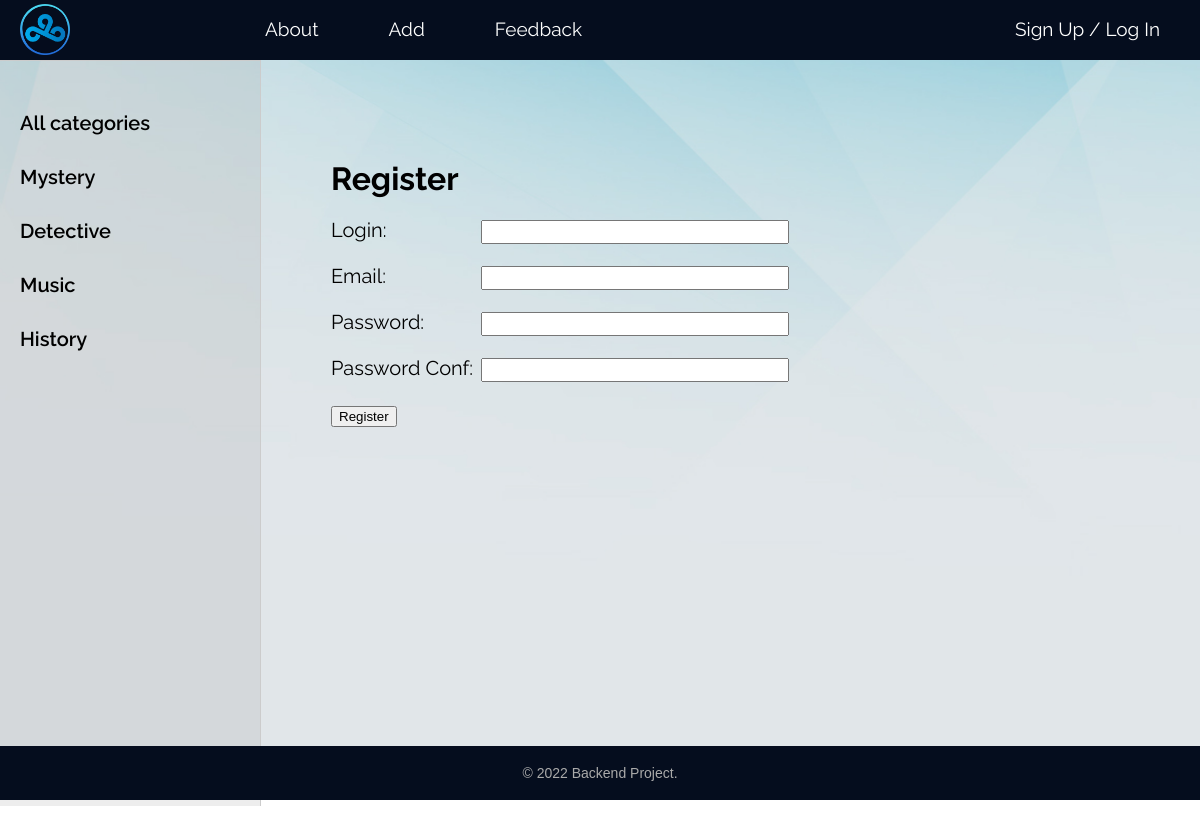
Screenshot of /register/ with the database file from the repository.
### forum/models.py (models this page shows, shortened)
class Category(models.Model):
    name = models.CharField(max_length=100, db_index=True)
    slug = models.SlugField(max_length=255, unique=True, db_index = True)
    def get_absolute_url(self):
        return reverse('category', kwargs={'cat_slug': self.slug})
    class Meta:
        ordering = ['id']
        verbose_name_plural = 'Categories'

### forum/views.py (the view, shortened to what this page needs)
# urls.py: path('register/', RegisterUser.as_view(), name='register'),
class RegisterUser(DataMixin, CreateView):
    form_class = RegisterUserForm
    template_name = 'forum/register.html'
    success_url = reverse_lazy('login')
    def get_context_data(self, *, object_list=None, **kwargs):
        context = super().get_context_data(**kwargs)
        context['menu'] = menu
        context['title'] = 'Register'
        return context

### forum/forms.py
class RegisterUserForm(UserCreationForm):
    username = forms.CharField(label='Login', widget=forms.TextInput(attrs={'class': 'form-input'}))
    email = forms.EmailField(label='Email', widget=forms.EmailInput(attrs={'class': 'form-input'}))
    password1 = forms.CharField(label='Password', widget=forms.PasswordInput(attrs={'class': 'form-input'}))
    password2 = forms.CharField(label='Password Conf', widget=forms.PasswordInput(attrs={'class': 'form-input'}))
    class Meta:
        model = User
        fields = ('username', 'email', 'password1', 'password2')

### forum/templatetags/forum_tags.py (called while the page is built)
@register.simple_tag(name='getcats')
def get_categories(filter=None):
    if not filter:
        return Category.objects.all()
    else:
        return Category.objects.filter(pk=filter)

### forum/templates/forum/register.html (shortened to what this page needs)
{% extends 'forum/base.html' %}
{% block content %}
<h1>{{title}}</h1>
<form method="post">
    {% for f in form %}
        <p><label class="form-label" for="{{ f.id_for_label }}">{{f.label}}: </label>{{ f }}</p>
    {% endfor %}
    <button type="submit">Register</button>
</form>
{% endblock %}

### forum/templates/forum/base.html (shortened to what this page needs)
{% load static %}
{% load forum_tags %}
<!DOCTYPE html>
<html>
<head>
	<link type="text/css" href="{% static 'forum/css/styles.css' %}" rel="stylesheet" />
</head>
<body>
<table class="table-page" border=0 cellpadding="0" cellspacing="0">
<tr><td valign=top>
{% block mainmenu %}
		<div class="header">
			<ul id="mainmenu" class="mainmenu">
			<li class="logo"><a href="{% url 'home' %}"><div class="logo"><img src="{% static 'forum/images/cloud9.png' %}" alt="" width="50px"></div></a></li>
            {% for m in menu %}
                <li><a href="{% url m.url_name %}">{{m.title}}</a></li>
                {% endfor %}
                {% if request.user.is_authenticated %}
                <li class="last"><a href="{% url 'user_profile' user.id  %}">{{user.username}}</a> / <a href="{% url 'logout' %}">LogOut</a></li>
                {% else %}
                <li class="last"><a href="{% url 'register' %}">Sign Up</a> / <a href="{% url 'login' %}">Log In</a></li>
                {% endif %}
            </ul>
                    </div>
            {% endblock mainmenu %}
<table class="table-content" border=0 cellpadding="0" cellspacing="0">
<tr>
	<td valign="top" class="left-chapters">
        {% getcats as categories %}
	<ul id="leftchapters">
{% if cat_selected == 0 %}
		<li class="selected">All categories</li>
{% else %}
        <li><a href="{% url 'home' %}">All categories</a></li>
{% endif %}
{% for c in categories %}
    {% if c.pk == cat_selected %}
		    <li class="selected">{{c.name}}</li>
    {% else %}
            <li><a href="{{ c.get_absolute_url }}">{{c.name}}</a></li>
    {% endif %}
{% endfor %}
	</ul>
</td>
<td valign="top" class="content">
	<div class="content-text">
{% block content %}
{% endblock %}
	</div>
</td></tr></table>
</td></tr>
<tr><td valign=top>
	<div id="footer">
		<p>&copy; 2022 Backend Project.</p>
	</div>
</td></tr></table>
</body>
</html>

### forum/static/forum/css/styles.css (style rules this page uses)
html, body { font-family: 'Raleway', sans-serif; margin: 0; padding: 0; height: 100%; width: 100%; color: #444; background: url('../images/bg1.jpg') no-repeat center top / cover; }
a { color: #0059b2; text-decoration: none; }
img { max-width: 600px; height: auto; }
.table-page { width: 100%; height: 100%; vertical-align: top; }
.table-page tr { height: 100%; }
.header { background: #050d1e; height: 60px; }
.logo { padding-top: 2px; padding-left: 10px; margin-right: 165px; }
ul.mainmenu { list-style: none; margin: 0; padding: 0; height: 60px; color: white; font-size: 19px; overflow: hidden; }
ul.mainmenu li { float: left; margin: 18px 40px 0 30px; }
ul.mainmenu li.logo { margin: 0; }
ul.mainmenu li.last { float: right; }
ul.mainmenu li a { color: white; text-decoration: none; }
.table-content { width: 100%; min-height: 100%; height: 100%; }
.left-chapters { margin: 0; background: #9898982c; border-right: 1px solid #ccc; border-top: 1px solid #ccc; min-height: 100%; }
.left-chapters ul { width: 230px; min-height: 100%; margin: 0; padding: 20px 10px 10px 20px; list-style: none; font-size: 20px; font-weight: 600; }
.left-chapters ul li { margin: 30px 0 0 0; color: #999; }
.left-chapters ul li a { color: black; text-decoration: none; }
.content { padding: 40px 20px 20px 40px; width: 100%; box-sizing: border-box; }
.content-text { margin: 60px 0 0 30px; color: #000; font-size: 20px; font-weight: 400; }
.content-text h1 { font-size: 32px; }
#footer { box-sizing: border-box; background: #050d1e; padding: 5px; color: #aaa; display: flex; justify-content: center; font-size: 14px; font-family: Verdana, Geneva, Arial, Helvetica; text-align: left; overflow: hidden; }
.form-input { width: 300px; font-size: 16px; }
.form-label { display: inline-block; min-width: 150px; vertical-align: top; }

### rows the page displays
Category: name "Mystery"
Category: name "Detective"
Category: name "Music"
Category: name "History"

### other values shown
{{ m.title }} "About" "Add" "Feedback"
{{ title }} "Register"
{{ f.label }} "Login" "Email" "Password" "Password Conf"
